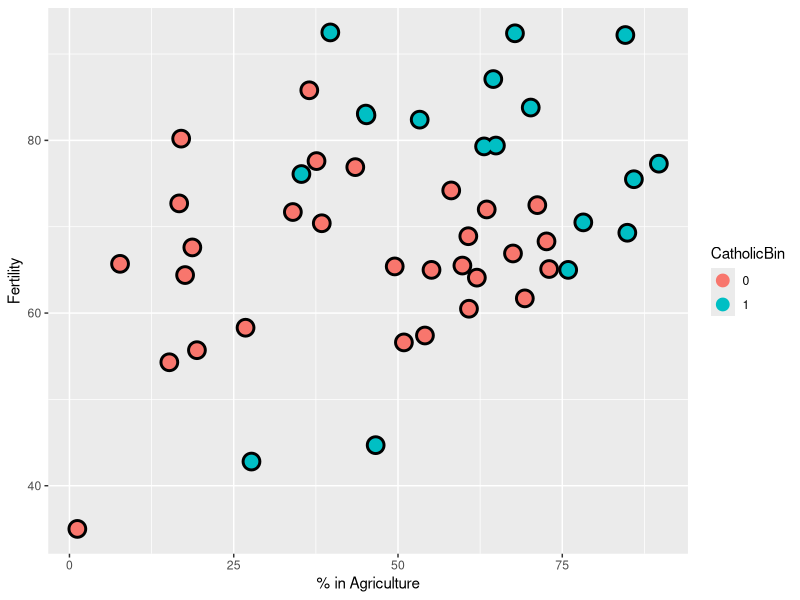
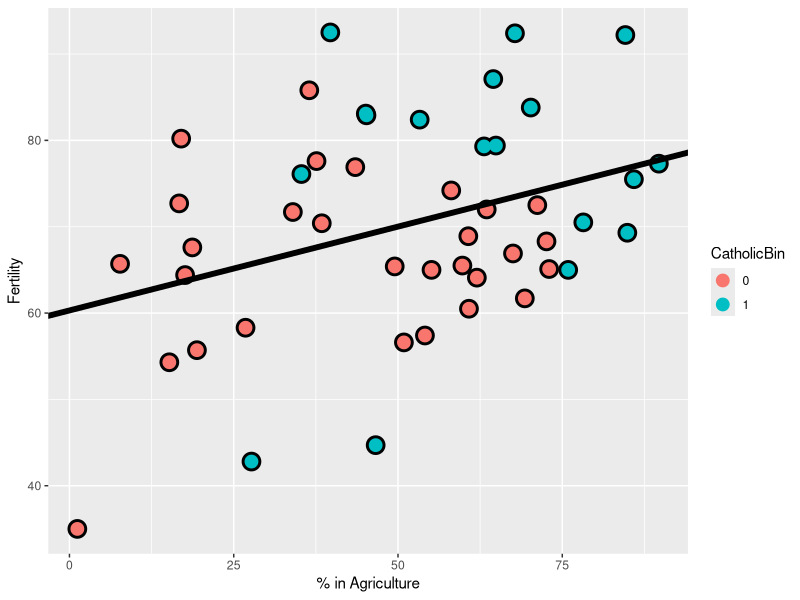
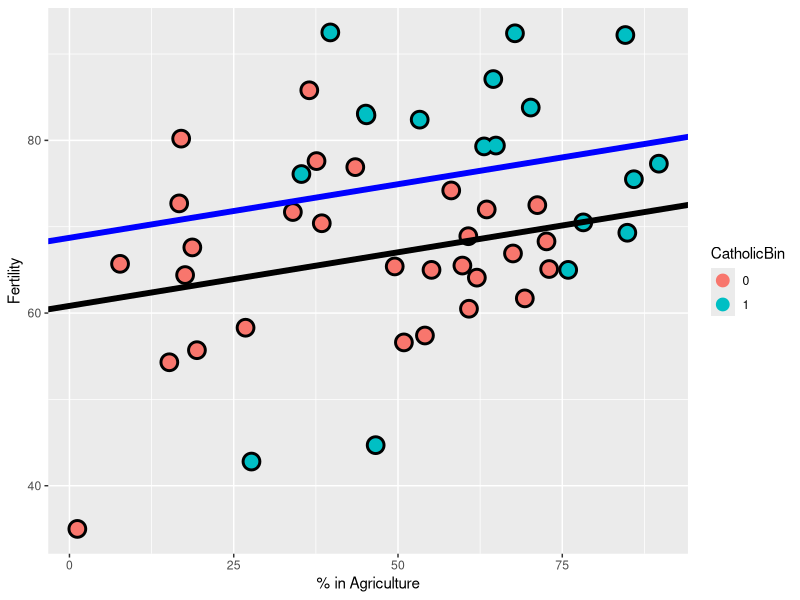
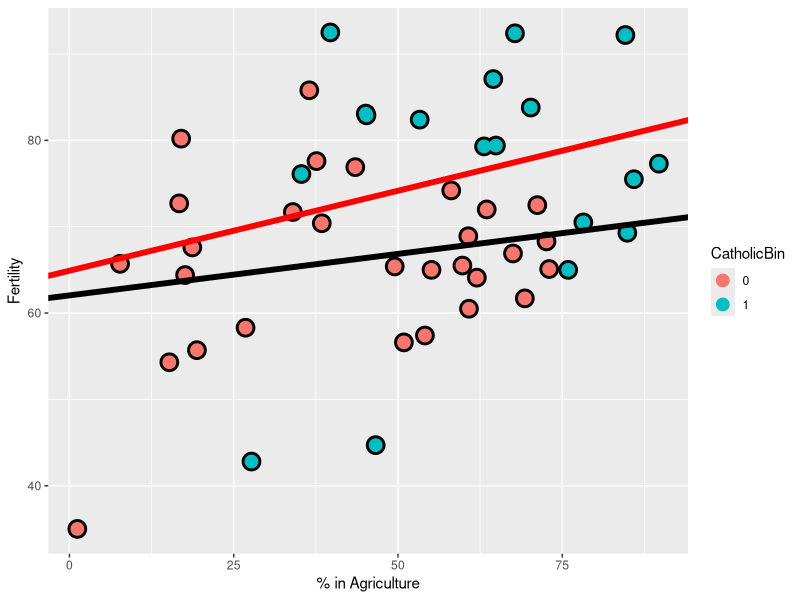

Generate these figures, in order, with R:
library(datasets)
data(swiss)
head(swiss)

library(dplyr)

#Criar novas variaveis com a funcao mutate do dplyr

#Variavel binaria
swiss = mutate(swiss, CatholicBin = 1*(Catholic > 50))
swiss$CatholicBin = as.factor(swiss$CatholicBin)

#Plot data
library(tidyverse)

g = ggplot(swiss, aes(x = Agriculture, y = Fertility, colour = CatholicBin)) + 
  geom_point(size = 6, colour = 'black') + geom_point(size = 4) + 
  xlab('% in Agriculture') + 
  ylab('Fertility')
g

# So we can fit a model with Fertility as function of Agriculture and CatholicBin
fit = lm(Fertility ~ Agriculture, data = swiss)
#Extrair intercept and slope from this:
g1 = g
g1 = g1 + geom_abline(intercept = coef(fit)[1], slope = coef(fit)[2], size = 2) 
g1

#Adicionnando CatholicBin as independent, sem interacao
fit2 = lm(Fertility ~ Agriculture + CatholicBin, data = swiss)
g2 = g
g2 = g2 + geom_abline(intercept = coef(fit2)[1], slope = coef(fit2)[2], size = 2)
g2 = g2 + geom_abline(intercept = coef(fit2)[1] + coef(fit2)[3], slope = coef(fit2)[2], size = 2, colour = 'blue')
g2

#Com termo de interacao entre Agriculture e CatholicBin utilizamos a multiplicacao entre ambos
fit3 = lm(Fertility ~ Agriculture * CatholicBin, data = swiss)
g3 = g
g3 = g3 + geom_abline(intercept = coef(fit3)[1], slope = coef(fit3)[2], size = 2)
g3 = g3 + geom_abline(intercept = coef(fit3)[1] + coef(fit3)[3], slope = coef(fit3)[2] + coef(fit3)[4], size = 2, colour = 'red')
g3

